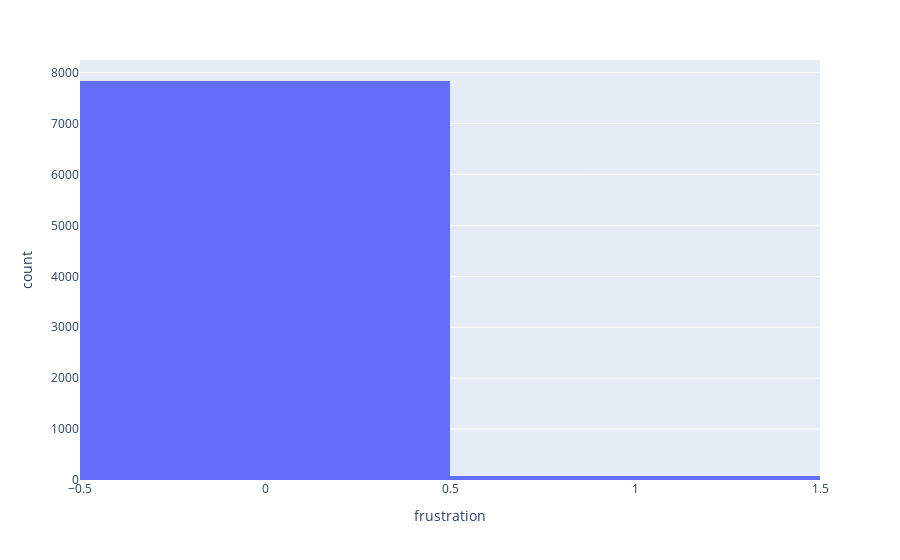

Notebook source saved alongside this figure:
### Code cell
px.histogram(df_binary,
             'frustration')

### Figure 1 — Plotly figure (JSON) as saved in the notebook; plotly's stock layout.template omitted (floating-point values rounded to 4 significant figures; data arrays with more than 128 entries replaced by an {"elided": "..."} marker saying what was removed)
{"data": [{"bingroup": "x", "hovertemplate": "frustration=%{x}<br>count=%{y}<extra></extra>", "legendgroup": "", "marker": {"color": "#636efa", "pattern": {"shape": ""}}, "name": "", "orientation": "v", "showlegend": false, "type": "histogram", "x": {"elided": "7919 int values"}, "xaxis": "x", "yaxis": "y"}], "layout": {"barmode": "relative", "legend": {"tracegroupgap": 0}, "margin": {"t": 60}, "xaxis": {"anchor": "y", "domain": [0, 1], "title": {"text": "frustration"}}, "yaxis": {"anchor": "x", "domain": [0, 1], "title": {"text": "count"}}}}
